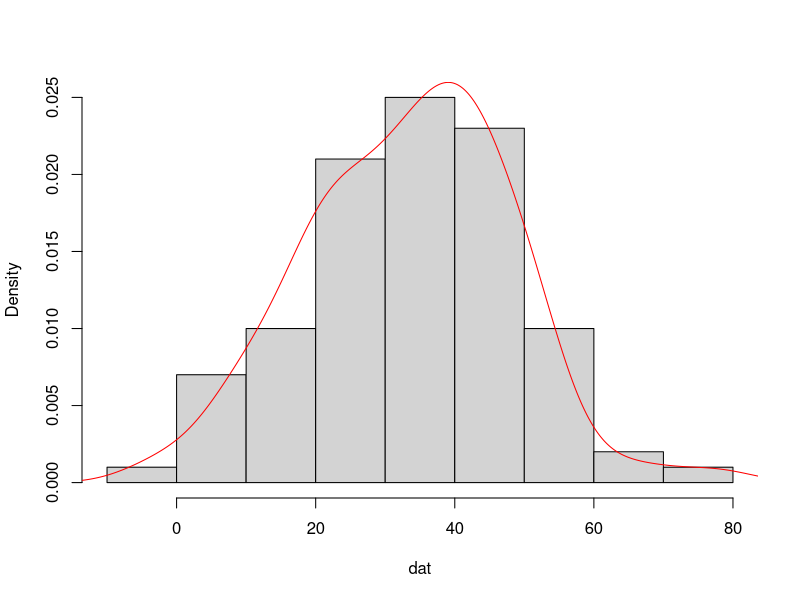
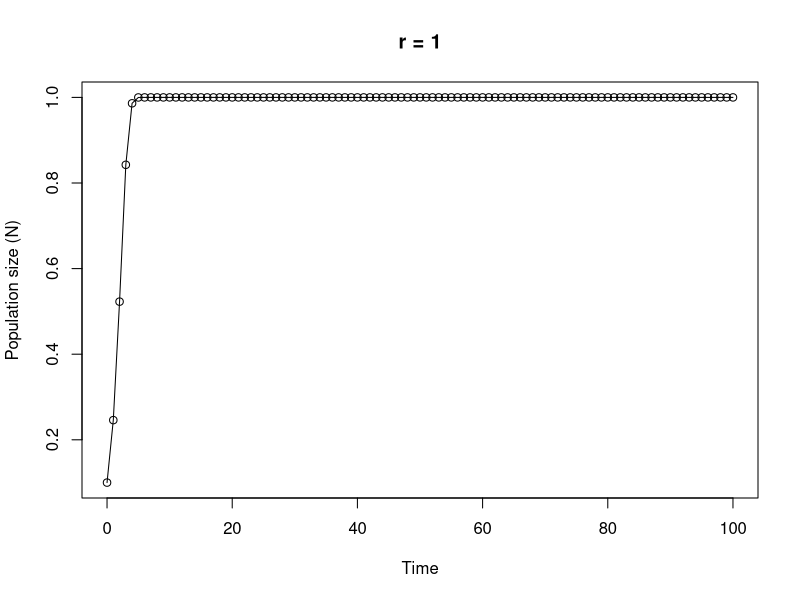

These figures' R source, in order:
## ----Q1, results = 'asis'---------------------------------------------------------------------------------------------

# area of a circle
# the equation to calculate the area of a circle is pi * radius^2

circle.area <- function(d){ 
	pi * (d/2)^2
}

# to use your new function

circle.area(10)
# [1] 78.53982

# to test on a vector of diameters
# first create a vector with diameters ranging from 0 to 50 in steps of 10

cir.diam <- seq(from = 0, to = 50, by = 10)

# test your function

circle.area(cir.diam)
# [1]    0.00000   78.53982  314.15927  706.85835 1256.63706 1963.49541


## ----Q2, tidy = TRUE--------------------------------------------------------------------------------------------------

far.cent <- function(a){
	val <- (a-32)*5/9
	print(paste("Fahrenheit: ", round(a, digits = 3), "oF",sep = " "), quote = FALSE)# round 3dp
	print(paste("Centigrade: ", round(val, digits = 3), "oC", sep = " "), quote = FALSE)# round 3dp
}

# alternative Fahrenheit to centigrade using cat function

far.cent2 <- function(a){
	val <- (a - 32) * 5/9	#calculation
	cat("Fahrenheit: ", round(a, digits = 3), "oF", "\n")   # use cat function
	cat("Centigrade: ", round(val, digits = 3), "oC", "\n")   
}



## ----Q3---------------------------------------------------------------------------------------------------------------

# Create a vector of normally distributed data
# length 100, mean 35 and standard deviation of 29

vals <- rnorm(100, 35, 15)	# create some norm dist data mean 35, sd = 15

summary.fun <- function(dat){
	mymean <- round(mean(dat), digits = 4)      	# calc mean
	mymedian <- round(median(dat), digits = 4)    # calc median
	mymin <- round(min(dat), digits = 4)          # calc min
	mymax <- round(max(dat), digits = 4)          # calc max
	print(paste("mean:", mymean, sep = " "), quote = FALSE)     # print mean
	print(paste("median:", mymedian, sep = " "), quote = FALSE)     # print median
	print(paste("range:", "from:", mymin, "to", mymax, sep = " "), quote = FALSE) 
	dens <- density(dat)                          # estimate density curve
	hist(dat, main = "",type = "l",freq = FALSE)  # plot histogram
	lines(dens, lty = 1, col = "red")             # plot density curve
}

# use the function
summary.fun(vals)


## ----Q4---------------------------------------------------------------------------------------------------------------

# calculate a median

ourmedian <- function(x){
	n <- length(x)
	if (n %% 2 == 1)      # odd numbers
	  sort(x)[(n + 1)/2]  # find the middle number by adding 1 to length and div 2
	else {                # even numbers
	  middletwo <- sort(x)[(n/2) + 0:1]   #find the two middle numbers
	  mean(middletwo)
	  }
}

# use the function
mydat <- sample(1:50, size = 10, replace = TRUE )

# our function
ourmedian(mydat)

# R median function
median(mydat)


## ----Q5, tidy = TRUE--------------------------------------------------------------------------------------------------

# function to simulate Ricker model

Ricker.model <- function(nzero, r, time, K=1){     # sets initial parameters
  N <- numeric(time + 1)    # creates a real vector of length time+1 to store values of Nt+1
  N[1] <- nzero             # sets initial population size in first element of N
  for (i in 1:time) {				# loops over time
      N[i+1] <- N[i]*exp(r*(1 - N[i]/K))    
  }
  Time <- 0:time   					 # creates vector for x axis
  plot(Time, N, type = "o", xlim = c(0, time), xlab = "Time", ylab = "Population size (N)", main = paste("r =", r, sep=" "))   # plots     output
}

# To run
# play around with the different parameters, especially r
Ricker.model(nzero=0.1,r=1,time=100)
